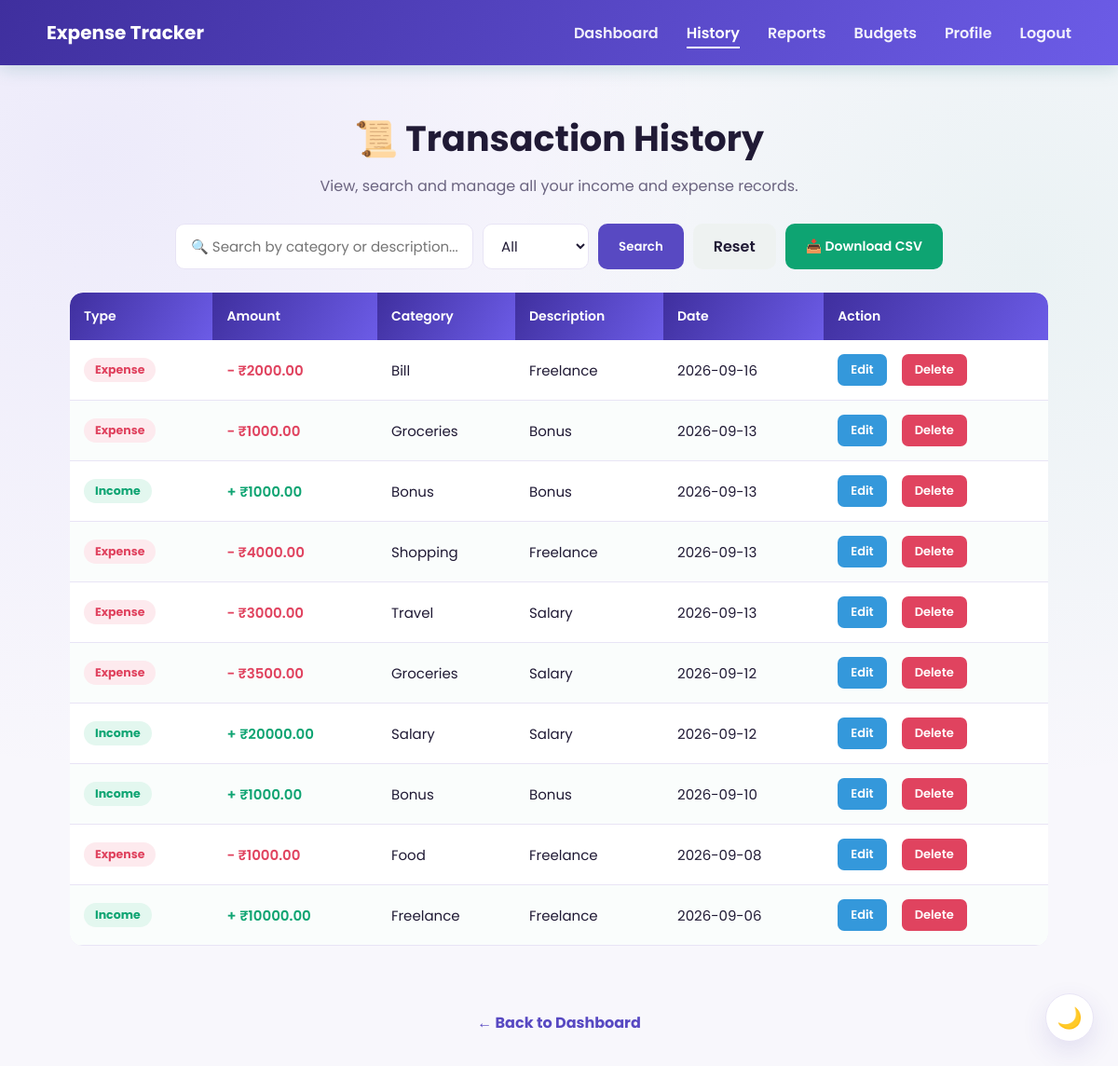
/transaction_history (signed in), run on the app's committed database.
### tables this page shows
CREATE TABLE transactions(
    id INTEGER PRIMARY KEY AUTOINCREMENT,
    user_id INTEGER,
    type TEXT NOT NULL,
    amount REAL NOT NULL,
    category TEXT NOT NULL,
    description TEXT, date TEXT,
    FOREIGN KEY(user_id) REFERENCES users(id)
);

### app.py (the view)
@app.route("/transaction_history")
@login_required
def transaction_history():
    search = request.args.get("search", "")
    transaction_type = request.args.get("type", "all")
    conn = get_db()
    cursor = conn.cursor()
    query = "SELECT id, type, amount, category, description, date FROM transactions WHERE user_id=?"
    params = [session["user_id"]]
    if search:
        query += " AND (category LIKE ? OR description LIKE ?)"
        params.extend([f"%{search}%", f"%{search}%"])
    if transaction_type != "all":
        query += " AND type = ?"
        params.append(transaction_type)
    query += " ORDER BY date DESC, id DESC"
    cursor.execute(query, params)
    transactions = cursor.fetchall()
    conn.close()
    return render_template(
        "transaction_history.html",
        transactions=transactions
    )

### app.py (called while the page is built)
def get_db():
    conn = sqlite3.connect(DB_NAME)
    conn.row_factory = sqlite3.Row
    return conn

def login_required(view_func):
    @wraps(view_func)
    def wrapped(*args, **kwargs):
        if "user_id" not in session:
            flash("Please log in to continue.")
            return redirect(url_for("login"))
        return view_func(*args, **kwargs)
    return wrapped

@app.context_processor
def inject_user():
    return {"current_user_name": session.get("user_name")}

### templates/transaction_history.html (shortened to what this page needs)
<!DOCTYPE html>
<html lang="en">
<head>
    <link rel="stylesheet"
          href="{{ url_for('static', filename='css/style.css') }}">
</head>
<body>
<nav>
    <h2>Expense Tracker</h2>
    <ul>
        <li><a href="{{ url_for('dashboard') }}">Dashboard</a></li>
        <li><a href="{{ url_for('transaction_history') }}" class="active">History</a></li>
        <li><a href="{{ url_for('reports') }}">Reports</a></li>
        <li><a href="{{ url_for('budgets') }}">Budgets</a></li>
        <li><a href="{{ url_for('profile') }}">Profile</a></li>
        <li><a href="{{ url_for('logout') }}">Logout</a></li>
    </ul>
</nav>
<section class="history-section">
    <h1>📜 Transaction History</h1>
    <p>View, search and manage all your income and expense records.</p>
    <form method="GET" action="{{ url_for('transaction_history') }}" class="search-form">
        <input
            type="text"
            name="search"
            placeholder="🔍 Search by category or description..."
            value="{{ request.args.get('search', '') }}">
        <select name="type" class="filter-select">
            <option value="all" {% if request.args.get('type', 'all') == 'all' %}selected{% endif %}>
                All
            </option>
        </select>
        <button type="submit" class="search-btn">
            Search
        </button>
        <a href="{{ url_for('transaction_history') }}" class="reset-btn">
            Reset
        </a>
        <a href="{{ url_for('export_csv') }}" class="btn-csv">
            📥 Download CSV
        </a>
    </form>
    <div class="table-wrap">
        {% if transactions %}
        <table class="history-table">
            <thead>
                <tr>
                    <th>Type</th>
                    <th>Amount</th>
                    <th>Category</th>
                    <th>Description</th>
                    <th>Date</th>
                    <th>Action</th>
                </tr>
            </thead>
            <tbody>
                {% for transaction in transactions %}
                <tr>
                    <td>
                        <span class="type-badge {{ 'income' if transaction[1]=='Income' else 'expense' }}">
                            {{ transaction[1] }}
                        </span>
                    </td>
                    <td class="amount-cell {{ 'income' if transaction[1]=='Income' else 'expense' }}">
                        {{ '+' if transaction[1]=='Income' else '−' }} ₹{{ "%.2f"|format(transaction[2]) }}
                    </td>
                    <td>{{ transaction[3] }}</td>
                    <td>{{ transaction[4] or '—' }}</td>
                    <td>{{ transaction[5] or '—' }}</td>
                    <td>
                        <div class="row-actions">
                            <a href="{{ url_for('edit_transaction', transaction_id=transaction[0]) }}" class="edit-btn">Edit</a>
                            <a href="#" class="delete-btn" onclick="confirmDelete('{{ url_for('delete_transaction', transaction_id=transaction[0]) }}')">
                                Delete
                            </a>
                        </div>
                    </td>
                </tr>
                {% endfor %}
            </tbody>
        </table>
        {% else %}
        <div class="empty-state">No transactions match your search — try a different filter or add a new entry.</div>
        {% endif %}
    </div>
</section>
<div class="back-dashboard">
    <a href="{{ url_for('dashboard') }}" class="back-btn">
        ← Back to Dashboard
    </a>
</div>
</body>
</html>

### data on the page
transactions: type "−", amount "2000.00"
transactions: type "−", amount "1000.00"
transactions: type "+", amount "1000.00"
transactions: type "−", amount "4000.00"
transactions: type "−", amount "3000.00"
transactions: type "−", amount "3500.00"
transactions: type "+", amount "20000.00"
transactions: type "+", amount "1000.00"
transactions: type "−", amount "1000.00"
transactions: type "+", amount "10000.00"
